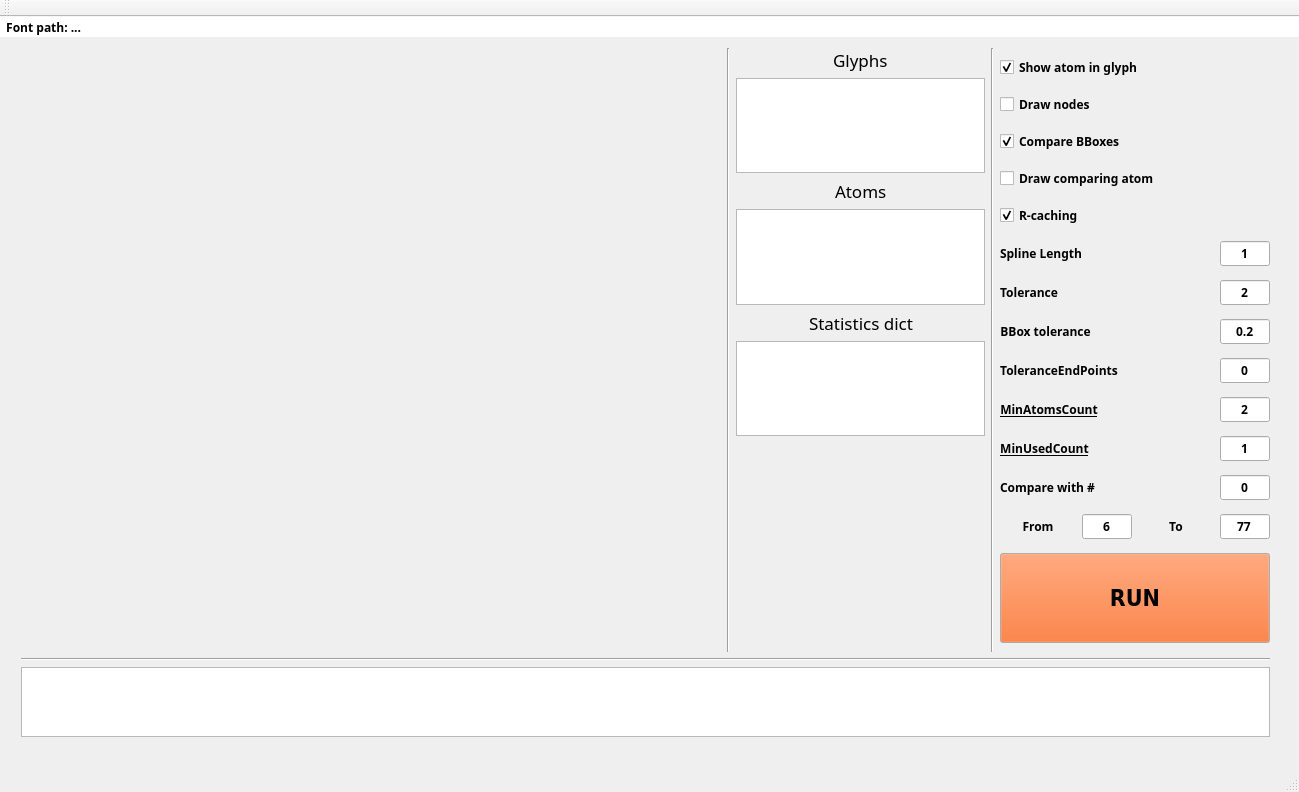
<?xml version="1.0" encoding="UTF-8"?>
<ui version="4.0">
 <class>MainWindow</class>
 <widget class="QMainWindow" name="MainWindow">
  <property name="geometry">
   <rect>
    <x>0</x>
    <y>0</y>
    <width>1299</width>
    <height>792</height>
   </rect>
  </property>
  <property name="windowTitle">
   <string>MainWindow</string>
  </property>
  <widget class="QWidget" name="centralWidget">
   <widget class="QWidget" name="verticalLayoutWidget">
    <property name="geometry">
     <rect>
      <x>10</x>
      <y>20</y>
      <width>1271</width>
      <height>711</height>
     </rect>
    </property>
    <layout class="QVBoxLayout" name="verticalLayout_8">
     <item>
      <spacer name="verticalSpacer">
       <property name="orientation">
        <enum>Qt::Vertical</enum>
       </property>
       <property name="sizeHint" stdset="0">
        <size>
         <width>20</width>
         <height>40</height>
        </size>
       </property>
      </spacer>
     </item>
     <item>
      <layout class="QHBoxLayout" name="horizontalLayout_38">
       <item>
        <widget class="QWidget" name="canvasLeft" native="true">
         <property name="minimumSize">
          <size>
           <width>700</width>
           <height>190</height>
          </size>
         </property>
         <property name="autoFillBackground">
          <bool>false</bool>
         </property>
         <property name="styleSheet">
          <string notr="true">border-top-color: rgb(0, 0, 0);
</string>
         </property>
        </widget>
       </item>
       <item>
        <widget class="Line" name="line">
         <property name="orientation">
          <enum>Qt::Vertical</enum>
         </property>
        </widget>
       </item>
       <item>
        <layout class="QVBoxLayout" name="verticalLayout_9">
         <property name="sizeConstraint">
          <enum>QLayout::SetMaximumSize</enum>
         </property>
         <item>
          <layout class="QHBoxLayout" name="horizontalLayout_51">
           <item>
            <spacer name="horizontalSpacer_17">
             <property name="orientation">
              <enum>Qt::Horizontal</enum>
             </property>
             <property name="sizeHint" stdset="0">
              <size>
               <width>40</width>
               <height>20</height>
              </size>
             </property>
            </spacer>
           </item>
           <item>
            <widget class="QLabel" name="label_22">
             <property name="font">
              <font>
               <family>Sans Serif</family>
               <pointsize>13</pointsize>
               <weight>50</weight>
               <bold>false</bold>
              </font>
             </property>
             <property name="text">
              <string>Glyphs</string>
             </property>
            </widget>
           </item>
           <item>
            <spacer name="horizontalSpacer_18">
             <property name="orientation">
              <enum>Qt::Horizontal</enum>
             </property>
             <property name="sizeHint" stdset="0">
              <size>
               <width>40</width>
               <height>20</height>
              </size>
             </property>
            </spacer>
           </item>
          </layout>
         </item>
         <item>
          <widget class="QListWidget" name="glyphsList"/>
         </item>
         <item>
          <layout class="QHBoxLayout" name="horizontalLayout_52">
           <item>
            <spacer name="horizontalSpacer_19">
             <property name="orientation">
              <enum>Qt::Horizontal</enum>
             </property>
             <property name="sizeHint" stdset="0">
              <size>
               <width>40</width>
               <height>20</height>
              </size>
             </property>
            </spacer>
           </item>
           <item>
            <widget class="QLabel" name="label_23">
             <property name="font">
              <font>
               <family>Sans Serif</family>
               <pointsize>13</pointsize>
               <weight>50</weight>
               <italic>false</italic>
               <bold>false</bold>
              </font>
             </property>
             <property name="text">
              <string>Atoms</string>
             </property>
            </widget>
           </item>
           <item>
            <spacer name="horizontalSpacer_20">
             <property name="orientation">
              <enum>Qt::Horizontal</enum>
             </property>
             <property name="sizeHint" stdset="0">
              <size>
               <width>40</width>
               <height>20</height>
              </size>
             </property>
            </spacer>
           </item>
          </layout>
         </item>
         <item>
          <widget class="QListWidget" name="atomsList"/>
         </item>
         <item>
          <layout class="QHBoxLayout" name="horizontalLayout_53">
           <item>
            <spacer name="horizontalSpacer_21">
             <property name="orientation">
              <enum>Qt::Horizontal</enum>
             </property>
             <property name="sizeHint" stdset="0">
              <size>
               <width>40</width>
               <height>20</height>
              </size>
             </property>
            </spacer>
           </item>
           <item>
            <widget class="QLabel" name="label_24">
             <property name="font">
              <font>
               <family>Sans Serif</family>
               <pointsize>13</pointsize>
               <weight>50</weight>
               <bold>false</bold>
              </font>
             </property>
             <property name="text">
              <string>Statistics dict</string>
             </property>
            </widget>
           </item>
           <item>
            <spacer name="horizontalSpacer_22">
             <property name="orientation">
              <enum>Qt::Horizontal</enum>
             </property>
             <property name="sizeHint" stdset="0">
              <size>
               <width>40</width>
               <height>20</height>
              </size>
             </property>
            </spacer>
           </item>
          </layout>
         </item>
         <item>
          <widget class="QListWidget" name="statAtomsList"/>
         </item>
         <item>
          <layout class="QHBoxLayout" name="horizontalLayout_54">
           <item>
            <spacer name="horizontalSpacer_23">
             <property name="orientation">
              <enum>Qt::Horizontal</enum>
             </property>
             <property name="sizeHint" stdset="0">
              <size>
               <width>40</width>
               <height>20</height>
              </size>
             </property>
            </spacer>
           </item>
           <item>
            <spacer name="horizontalSpacer_24">
             <property name="orientation">
              <enum>Qt::Horizontal</enum>
             </property>
             <property name="sizeHint" stdset="0">
              <size>
               <width>40</width>
               <height>20</height>
              </size>
             </property>
            </spacer>
           </item>
          </layout>
         </item>
         <item>
          <widget class="QWidget" name="canvasRight" native="true">
           <property name="minimumSize">
            <size>
             <width>0</width>
             <height>190</height>
            </size>
           </property>
           <property name="autoFillBackground">
            <bool>false</bool>
           </property>
           <property name="styleSheet">
            <string notr="true">border-color: rgb(0, 0, 0);
</string>
           </property>
          </widget>
         </item>
        </layout>
       </item>
       <item>
        <widget class="Line" name="line_2">
         <property name="orientation">
          <enum>Qt::Vertical</enum>
         </property>
        </widget>
       </item>
       <item>
        <layout class="QVBoxLayout" name="verticalLayout_10">
         <item>
          <widget class="QCheckBox" name="ShowSampleCheckBox">
           <property name="font">
            <font>
             <family>Arial Black</family>
             <weight>75</weight>
             <bold>true</bold>
            </font>
           </property>
           <property name="text">
            <string>Show atom in glyph</string>
           </property>
           <property name="checked">
            <bool>true</bool>
           </property>
          </widget>
         </item>
         <item>
          <widget class="QCheckBox" name="drawNodes">
           <property name="font">
            <font>
             <family>Arial Black</family>
             <weight>75</weight>
             <bold>true</bold>
            </font>
           </property>
           <property name="text">
            <string>Draw nodes</string>
           </property>
          </widget>
         </item>
         <item>
          <widget class="QCheckBox" name="compareBBox">
           <property name="font">
            <font>
             <family>Arial Black</family>
             <weight>75</weight>
             <bold>true</bold>
            </font>
           </property>
           <property name="text">
            <string>Compare BBoxes</string>
           </property>
           <property name="checked">
            <bool>true</bool>
           </property>
          </widget>
         </item>
         <item>
          <widget class="QCheckBox" name="drawComparingLabel">
           <property name="font">
            <font>
             <family>Arial Black</family>
             <weight>75</weight>
             <bold>true</bold>
            </font>
           </property>
           <property name="layoutDirection">
            <enum>Qt::LeftToRight</enum>
           </property>
           <property name="text">
            <string>Draw comparing atom</string>
           </property>
           <property name="checked">
            <bool>false</bool>
           </property>
          </widget>
         </item>
         <item>
          <widget class="QCheckBox" name="Rcaching">
           <property name="font">
            <font>
             <family>Arial Black</family>
             <weight>75</weight>
             <bold>true</bold>
            </font>
           </property>
           <property name="layoutDirection">
            <enum>Qt::LeftToRight</enum>
           </property>
           <property name="text">
            <string>R-caching</string>
           </property>
           <property name="checked">
            <bool>true</bool>
           </property>
          </widget>
         </item>
         <item>
          <layout class="QHBoxLayout" name="horizontalLayout_55">
           <item>
            <widget class="QLabel" name="label_25">
             <property name="font">
              <font>
               <family>Arial Black</family>
               <weight>75</weight>
               <bold>true</bold>
              </font>
             </property>
             <property name="layoutDirection">
              <enum>Qt::LeftToRight</enum>
             </property>
             <property name="styleSheet">
              <string notr="true">border-color: rgb(0, 0, 0);
</string>
             </property>
             <property name="text">
              <string>Spline Length</string>
             </property>
             <property name="alignment">
              <set>Qt::AlignLeading|Qt::AlignLeft|Qt::AlignVCenter</set>
             </property>
            </widget>
           </item>
           <item>
            <widget class="QLineEdit" name="lenEdit">
             <property name="minimumSize">
              <size>
               <width>50</width>
               <height>0</height>
              </size>
             </property>
             <property name="maximumSize">
              <size>
               <width>40</width>
               <height>16777215</height>
              </size>
             </property>
             <property name="font">
              <font>
               <family>Arial Black</family>
               <weight>75</weight>
               <bold>true</bold>
              </font>
             </property>
             <property name="text">
              <string>1</string>
             </property>
             <property name="alignment">
              <set>Qt::AlignCenter</set>
             </property>
            </widget>
           </item>
          </layout>
         </item>
         <item>
          <layout class="QHBoxLayout" name="horizontalLayout_56">
           <item alignment="Qt::AlignLeft">
            <widget class="QLabel" name="label_26">
             <property name="font">
              <font>
               <family>Arial Black</family>
               <weight>75</weight>
               <bold>true</bold>
              </font>
             </property>
             <property name="styleSheet">
              <string notr="true">border-color: rgb(0, 0, 0);
</string>
             </property>
             <property name="text">
              <string>Tolerance</string>
             </property>
             <property name="alignment">
              <set>Qt::AlignCenter</set>
             </property>
            </widget>
           </item>
           <item>
            <widget class="QLineEdit" name="toleranceEdit">
             <property name="minimumSize">
              <size>
               <width>50</width>
               <height>0</height>
              </size>
             </property>
             <property name="maximumSize">
              <size>
               <width>40</width>
               <height>16777215</height>
              </size>
             </property>
             <property name="font">
              <font>
               <family>Arial Black</family>
               <weight>75</weight>
               <bold>true</bold>
              </font>
             </property>
             <property name="text">
              <string>2</string>
             </property>
             <property name="alignment">
              <set>Qt::AlignCenter</set>
             </property>
            </widget>
           </item>
          </layout>
         </item>
         <item>
          <layout class="QHBoxLayout" name="horizontalLayout_57">
           <item alignment="Qt::AlignLeft">
            <widget class="QLabel" name="labelBBox_11">
             <property name="font">
              <font>
               <family>Arial Black</family>
               <weight>75</weight>
               <bold>true</bold>
              </font>
             </property>
             <property name="styleSheet">
              <string notr="true">border-color: rgb(0, 0, 0);
</string>
             </property>
             <property name="text">
              <string>BBox tolerance</string>
             </property>
             <property name="alignment">
              <set>Qt::AlignCenter</set>
             </property>
            </widget>
           </item>
           <item>
            <widget class="QLineEdit" name="toleranceEditBBox">
             <property name="minimumSize">
              <size>
               <width>50</width>
               <height>0</height>
              </size>
             </property>
             <property name="maximumSize">
              <size>
               <width>40</width>
               <height>16777215</height>
              </size>
             </property>
             <property name="font">
              <font>
               <family>Arial Black</family>
               <weight>75</weight>
               <bold>true</bold>
              </font>
             </property>
             <property name="text">
              <string>0.2</string>
             </property>
             <property name="alignment">
              <set>Qt::AlignCenter</set>
             </property>
            </widget>
           </item>
          </layout>
         </item>
         <item>
          <layout class="QHBoxLayout" name="horizontalLayout_58">
           <item alignment="Qt::AlignLeft">
            <widget class="QLabel" name="label_27">
             <property name="font">
              <font>
               <family>Arial Black</family>
               <weight>75</weight>
               <bold>true</bold>
              </font>
             </property>
             <property name="styleSheet">
              <string notr="true">border-color: rgb(0, 0, 0);
</string>
             </property>
             <property name="text">
              <string>ToleranceEndPoints</string>
             </property>
             <property name="alignment">
              <set>Qt::AlignCenter</set>
             </property>
            </widget>
           </item>
           <item>
            <widget class="QLineEdit" name="toleranceEndPoints">
             <property name="minimumSize">
              <size>
               <width>50</width>
               <height>0</height>
              </size>
             </property>
             <property name="maximumSize">
              <size>
               <width>40</width>
               <height>16777215</height>
              </size>
             </property>
             <property name="font">
              <font>
               <family>Arial Black</family>
               <weight>75</weight>
               <bold>true</bold>
              </font>
             </property>
             <property name="text">
              <string>0</string>
             </property>
             <property name="alignment">
              <set>Qt::AlignCenter</set>
             </property>
            </widget>
           </item>
          </layout>
         </item>
         <item>
          <layout class="QHBoxLayout" name="horizontalLayout_59">
           <item alignment="Qt::AlignLeft">
            <widget class="QLabel" name="labelMinAtomsCount_6">
             <property name="font">
              <font>
               <family>Arial Black</family>
               <weight>75</weight>
               <bold>true</bold>
               <underline>true</underline>
              </font>
             </property>
             <property name="styleSheet">
              <string notr="true">border-color: rgb(0, 0, 0);
</string>
             </property>
             <property name="text">
              <string>MinAtomsCount</string>
             </property>
             <property name="alignment">
              <set>Qt::AlignCenter</set>
             </property>
            </widget>
           </item>
           <item>
            <widget class="QLineEdit" name="MinAtomsCountEdit">
             <property name="minimumSize">
              <size>
               <width>50</width>
               <height>0</height>
              </size>
             </property>
             <property name="maximumSize">
              <size>
               <width>40</width>
               <height>16777215</height>
              </size>
             </property>
             <property name="font">
              <font>
               <family>Arial Black</family>
               <weight>75</weight>
               <bold>true</bold>
              </font>
             </property>
             <property name="text">
              <string>2</string>
             </property>
             <property name="alignment">
              <set>Qt::AlignCenter</set>
             </property>
            </widget>
           </item>
          </layout>
         </item>
         <item>
          <layout class="QHBoxLayout" name="horizontalLayout_60">
           <item alignment="Qt::AlignLeft">
            <widget class="QLabel" name="labelMinUsedCount_6">
             <property name="font">
              <font>
               <family>Arial Black</family>
               <weight>75</weight>
               <bold>true</bold>
               <underline>true</underline>
              </font>
             </property>
             <property name="styleSheet">
              <string notr="true">border-color: rgb(0, 0, 0);
</string>
             </property>
             <property name="text">
              <string>MinUsedCount</string>
             </property>
             <property name="alignment">
              <set>Qt::AlignCenter</set>
             </property>
            </widget>
           </item>
           <item>
            <widget class="QLineEdit" name="MinUsedCountEdit">
             <property name="minimumSize">
              <size>
               <width>50</width>
               <height>0</height>
              </size>
             </property>
             <property name="maximumSize">
              <size>
               <width>40</width>
               <height>16777215</height>
              </size>
             </property>
             <property name="font">
              <font>
               <family>Arial Black</family>
               <weight>75</weight>
               <bold>true</bold>
              </font>
             </property>
             <property name="text">
              <string>1</string>
             </property>
             <property name="alignment">
              <set>Qt::AlignCenter</set>
             </property>
            </widget>
           </item>
          </layout>
         </item>
         <item>
          <layout class="QHBoxLayout" name="horizontalLayout_61">
           <item alignment="Qt::AlignLeft">
            <widget class="QLabel" name="compareWithLabel_6">
             <property name="font">
              <font>
               <family>Arial Black</family>
               <weight>75</weight>
               <bold>true</bold>
              </font>
             </property>
             <property name="styleSheet">
              <string notr="true">border-color: rgb(0, 0, 0);
</string>
             </property>
             <property name="text">
              <string>Compare with #</string>
             </property>
             <property name="alignment">
              <set>Qt::AlignCenter</set>
             </property>
            </widget>
           </item>
           <item>
            <widget class="QLineEdit" name="compareEdit">
             <property name="minimumSize">
              <size>
               <width>50</width>
               <height>0</height>
              </size>
             </property>
             <property name="maximumSize">
              <size>
               <width>40</width>
               <height>16777215</height>
              </size>
             </property>
             <property name="font">
              <font>
               <family>Arial Black</family>
               <weight>75</weight>
               <bold>true</bold>
              </font>
             </property>
             <property name="text">
              <string>0</string>
             </property>
             <property name="alignment">
              <set>Qt::AlignCenter</set>
             </property>
            </widget>
           </item>
          </layout>
         </item>
         <item>
          <layout class="QHBoxLayout" name="horizontalLayout_62">
           <item>
            <widget class="QLabel" name="labelFrom_6">
             <property name="font">
              <font>
               <family>Arial Black</family>
               <weight>75</weight>
               <bold>true</bold>
              </font>
             </property>
             <property name="styleSheet">
              <string notr="true">border-color: rgb(0, 0, 0);
</string>
             </property>
             <property name="text">
              <string>From</string>
             </property>
             <property name="alignment">
              <set>Qt::AlignCenter</set>
             </property>
            </widget>
           </item>
           <item>
            <widget class="QLineEdit" name="fromEdit">
             <property name="minimumSize">
              <size>
               <width>50</width>
               <height>0</height>
              </size>
             </property>
             <property name="maximumSize">
              <size>
               <width>40</width>
               <height>16777215</height>
              </size>
             </property>
             <property name="font">
              <font>
               <family>Arial Black</family>
               <weight>75</weight>
               <bold>true</bold>
              </font>
             </property>
             <property name="text">
              <string>6</string>
             </property>
             <property name="alignment">
              <set>Qt::AlignCenter</set>
             </property>
            </widget>
           </item>
           <item>
            <widget class="QLabel" name="labelTo_6">
             <property name="font">
              <font>
               <family>Arial Black</family>
               <weight>75</weight>
               <bold>true</bold>
              </font>
             </property>
             <property name="styleSheet">
              <string notr="true">border-color: rgb(0, 0, 0);
</string>
             </property>
             <property name="text">
              <string>To</string>
             </property>
             <property name="alignment">
              <set>Qt::AlignCenter</set>
             </property>
            </widget>
           </item>
           <item>
            <widget class="QLineEdit" name="toEdit">
             <property name="minimumSize">
              <size>
               <width>50</width>
               <height>0</height>
              </size>
             </property>
             <property name="maximumSize">
              <size>
               <width>40</width>
               <height>16777215</height>
              </size>
             </property>
             <property name="font">
              <font>
               <family>Arial Black</family>
               <weight>75</weight>
               <bold>true</bold>
              </font>
             </property>
             <property name="text">
              <string>77</string>
             </property>
             <property name="alignment">
              <set>Qt::AlignCenter</set>
             </property>
            </widget>
           </item>
          </layout>
         </item>
         <item>
          <widget class="QPushButton" name="RunButton">
           <property name="sizePolicy">
            <sizepolicy hsizetype="Maximum" vsizetype="Fixed">
             <horstretch>1</horstretch>
             <verstretch>0</verstretch>
            </sizepolicy>
           </property>
           <property name="minimumSize">
            <size>
             <width>270</width>
             <height>90</height>
            </size>
           </property>
           <property name="palette">
            <palette>
             <active>
              <colorrole role="Button">
               <brush brushstyle="SolidPattern">
                <color alpha="255">
                 <red>255</red>
                 <green>85</green>
                 <blue>0</blue>
                </color>
               </brush>
              </colorrole>
              <colorrole role="Text">
               <brush brushstyle="SolidPattern">
                <color alpha="255">
                 <red>255</red>
                 <green>255</green>
                 <blue>255</blue>
                </color>
               </brush>
              </colorrole>
              <colorrole role="ButtonText">
               <brush brushstyle="SolidPattern">
                <color alpha="255">
                 <red>0</red>
                 <green>0</green>
                 <blue>0</blue>
                </color>
               </brush>
              </colorrole>
             </active>
             <inactive>
              <colorrole role="Button">
               <brush brushstyle="SolidPattern">
                <color alpha="255">
                 <red>255</red>
                 <green>85</green>
                 <blue>0</blue>
                </color>
               </brush>
              </colorrole>
              <colorrole role="Text">
               <brush brushstyle="SolidPattern">
                <color alpha="255">
                 <red>255</red>
                 <green>255</green>
                 <blue>255</blue>
                </color>
               </brush>
              </colorrole>
              <colorrole role="ButtonText">
               <brush brushstyle="SolidPattern">
                <color alpha="255">
                 <red>0</red>
                 <green>0</green>
                 <blue>0</blue>
                </color>
               </brush>
              </colorrole>
             </inactive>
             <disabled>
              <colorrole role="Button">
               <brush brushstyle="SolidPattern">
                <color alpha="255">
                 <red>255</red>
                 <green>85</green>
                 <blue>0</blue>
                </color>
               </brush>
              </colorrole>
              <colorrole role="Text">
               <brush brushstyle="SolidPattern">
                <color alpha="255">
                 <red>190</red>
                 <green>190</green>
                 <blue>190</blue>
                </color>
               </brush>
              </colorrole>
              <colorrole role="ButtonText">
               <brush brushstyle="SolidPattern">
                <color alpha="255">
                 <red>190</red>
                 <green>190</green>
                 <blue>190</blue>
                </color>
               </brush>
              </colorrole>
             </disabled>
            </palette>
           </property>
           <property name="font">
            <font>
             <family>DejaVu Sans Condensed</family>
             <pointsize>17</pointsize>
             <weight>75</weight>
             <bold>true</bold>
            </font>
           </property>
           <property name="autoFillBackground">
            <bool>false</bool>
           </property>
           <property name="text">
            <string>RUN</string>
           </property>
          </widget>
         </item>
        </layout>
       </item>
      </layout>
     </item>
     <item>
      <widget class="Line" name="line_4">
       <property name="orientation">
        <enum>Qt::Horizontal</enum>
       </property>
      </widget>
     </item>
     <item>
      <layout class="QHBoxLayout" name="horizontalLayout_63">
       <item>
        <widget class="QTextBrowser" name="textBrowser">
         <property name="minimumSize">
          <size>
           <width>400</width>
           <height>0</height>
          </size>
         </property>
         <property name="font">
          <font>
           <pointsize>14</pointsize>
           <weight>75</weight>
           <bold>true</bold>
          </font>
         </property>
        </widget>
       </item>
      </layout>
     </item>
    </layout>
   </widget>
   <widget class="QLabel" name="fontPath">
    <property name="geometry">
     <rect>
      <x>0</x>
      <y>0</y>
      <width>1311</width>
      <height>20</height>
     </rect>
    </property>
    <property name="minimumSize">
     <size>
      <width>0</width>
      <height>20</height>
     </size>
    </property>
    <property name="palette">
     <palette>
      <active>
       <colorrole role="Button">
        <brush brushstyle="SolidPattern">
         <color alpha="255">
          <red>255</red>
          <green>255</green>
          <blue>255</blue>
         </color>
        </brush>
       </colorrole>
       <colorrole role="Base">
        <brush brushstyle="SolidPattern">
         <color alpha="255">
          <red>255</red>
          <green>255</green>
          <blue>255</blue>
         </color>
        </brush>
       </colorrole>
       <colorrole role="Window">
        <brush brushstyle="SolidPattern">
         <color alpha="255">
          <red>255</red>
          <green>255</green>
          <blue>255</blue>
         </color>
        </brush>
       </colorrole>
      </active>
      <inactive>
       <colorrole role="Button">
        <brush brushstyle="SolidPattern">
         <color alpha="255">
          <red>255</red>
          <green>255</green>
          <blue>255</blue>
         </color>
        </brush>
       </colorrole>
       <colorrole role="Base">
        <brush brushstyle="SolidPattern">
         <color alpha="255">
          <red>255</red>
          <green>255</green>
          <blue>255</blue>
         </color>
        </brush>
       </colorrole>
       <colorrole role="Window">
        <brush brushstyle="SolidPattern">
         <color alpha="255">
          <red>255</red>
          <green>255</green>
          <blue>255</blue>
         </color>
        </brush>
       </colorrole>
      </inactive>
      <disabled>
       <colorrole role="Button">
        <brush brushstyle="SolidPattern">
         <color alpha="255">
          <red>255</red>
          <green>255</green>
          <blue>255</blue>
         </color>
        </brush>
       </colorrole>
       <colorrole role="Base">
        <brush brushstyle="SolidPattern">
         <color alpha="255">
          <red>255</red>
          <green>255</green>
          <blue>255</blue>
         </color>
        </brush>
       </colorrole>
       <colorrole role="Window">
        <brush brushstyle="SolidPattern">
         <color alpha="255">
          <red>255</red>
          <green>255</green>
          <blue>255</blue>
         </color>
        </brush>
       </colorrole>
      </disabled>
     </palette>
    </property>
    <property name="font">
     <font>
      <family>Arial Black</family>
      <weight>75</weight>
      <bold>true</bold>
     </font>
    </property>
    <property name="autoFillBackground">
     <bool>false</bool>
    </property>
    <property name="styleSheet">
     <string notr="true">background-color: rgb(255, 255, 255);
border-color: rgb(0, 0, 0);</string>
    </property>
    <property name="text">
     <string>  Font path: ...</string>
    </property>
   </widget>
  </widget>
  <widget class="QToolBar" name="mainToolBar">
   <attribute name="toolBarArea">
    <enum>TopToolBarArea</enum>
   </attribute>
   <attribute name="toolBarBreak">
    <bool>false</bool>
   </attribute>
  </widget>
  <widget class="QStatusBar" name="statusBar"/>
  <widget class="QMenuBar" name="menuBar">
   <property name="geometry">
    <rect>
     <x>0</x>
     <y>0</y>
     <width>1299</width>
     <height>20</height>
    </rect>
   </property>
  </widget>
 </widget>
 <layoutdefault spacing="6" margin="11"/>
 <resources/>
 <connections/>
</ui>
